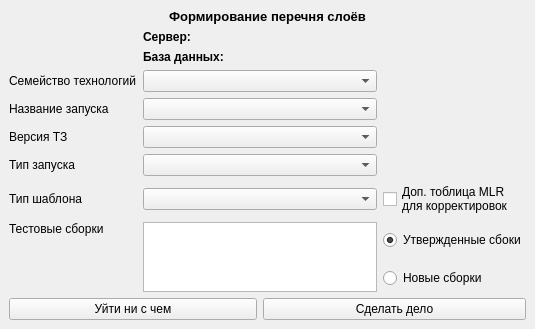
<?xml version="1.0" encoding="UTF-8"?>
<ui version="4.0">
 <class>MainWindow</class>
 <widget class="QMainWindow" name="MainWindow">
  <property name="geometry">
   <rect>
    <x>0</x>
    <y>0</y>
    <width>535</width>
    <height>320</height>
   </rect>
  </property>
  <property name="windowTitle">
   <string>Входные данные</string>
  </property>
  <widget class="QWidget" name="centralwidget">
   <layout class="QGridLayout" name="gridLayout">
    <item row="9" column="3">
     <widget class="QRadioButton" name="radioButton_2">
      <property name="text">
       <string>Новые сборки</string>
      </property>
     </widget>
    </item>
    <item row="8" column="1" rowspan="2" colspan="2">
     <widget class="QListWidget" name="listWidget"/>
    </item>
    <item row="7" column="3">
     <widget class="QCheckBox" name="checkBox">
      <property name="text">
       <string>Доп. тоблица MLR
для корректировок</string>
      </property>
     </widget>
    </item>
    <item row="5" column="0">
     <widget class="QLabel" name="label_6">
      <property name="text">
       <string>Версия ТЗ</string>
      </property>
     </widget>
    </item>
    <item row="12" column="2" colspan="2">
     <widget class="QPushButton" name="pushButton_2">
      <property name="text">
       <string>Сделать дело</string>
      </property>
     </widget>
    </item>
    <item row="3" column="1" colspan="2">
     <widget class="QComboBox" name="comboBox"/>
    </item>
    <item row="7" column="0">
     <widget class="QLabel" name="label_8">
      <property name="text">
       <string>Тип шаблона</string>
      </property>
     </widget>
    </item>
    <item row="6" column="1" colspan="2">
     <widget class="QComboBox" name="comboBox_4"/>
    </item>
    <item row="12" column="0" colspan="2">
     <widget class="QPushButton" name="pushButton">
      <property name="text">
       <string>Уйти ни с чем</string>
      </property>
     </widget>
    </item>
    <item row="7" column="1" colspan="2">
     <widget class="QComboBox" name="comboBox_5"/>
    </item>
    <item row="2" column="1" colspan="3">
     <widget class="QLabel" name="label_3">
      <property name="font">
       <font>
        <weight>75</weight>
        <bold>true</bold>
       </font>
      </property>
      <property name="text">
       <string>База данных:</string>
      </property>
     </widget>
    </item>
    <item row="0" column="0" colspan="4">
     <widget class="QLabel" name="label">
      <property name="font">
       <font>
        <pointsize>10</pointsize>
        <weight>75</weight>
        <italic>false</italic>
        <bold>true</bold>
        <underline>false</underline>
        <strikeout>false</strikeout>
       </font>
      </property>
      <property name="layoutDirection">
       <enum>Qt::LeftToRight</enum>
      </property>
      <property name="autoFillBackground">
       <bool>false</bool>
      </property>
      <property name="text">
       <string>Формирование перечня слоёв</string>
      </property>
      <property name="alignment">
       <set>Qt::AlignCenter</set>
      </property>
     </widget>
    </item>
    <item row="4" column="0">
     <widget class="QLabel" name="label_5">
      <property name="text">
       <string>Название запуска</string>
      </property>
     </widget>
    </item>
    <item row="5" column="1" colspan="2">
     <widget class="QComboBox" name="comboBox_3"/>
    </item>
    <item row="1" column="1" colspan="3">
     <widget class="QLabel" name="label_2">
      <property name="font">
       <font>
        <weight>75</weight>
        <bold>true</bold>
       </font>
      </property>
      <property name="text">
       <string>Сервер:</string>
      </property>
     </widget>
    </item>
    <item row="8" column="3">
     <widget class="QRadioButton" name="radioButton">
      <property name="text">
       <string>Утвержденные сбоки</string>
      </property>
      <property name="checked">
       <bool>true</bool>
      </property>
     </widget>
    </item>
    <item row="3" column="0">
     <widget class="QLabel" name="label_4">
      <property name="text">
       <string>Семейство технологий</string>
      </property>
     </widget>
    </item>
    <item row="6" column="0">
     <widget class="QLabel" name="label_7">
      <property name="text">
       <string>Тип запуска</string>
      </property>
     </widget>
    </item>
    <item row="8" column="0">
     <widget class="QLabel" name="label_9">
      <property name="text">
       <string>Тестовые сборки</string>
      </property>
      <property name="alignment">
       <set>Qt::AlignLeading|Qt::AlignLeft|Qt::AlignTop</set>
      </property>
     </widget>
    </item>
    <item row="4" column="1" colspan="2">
     <widget class="QComboBox" name="comboBox_2"/>
    </item>
   </layout>
  </widget>
 </widget>
 <resources/>
 <connections/>
</ui>
